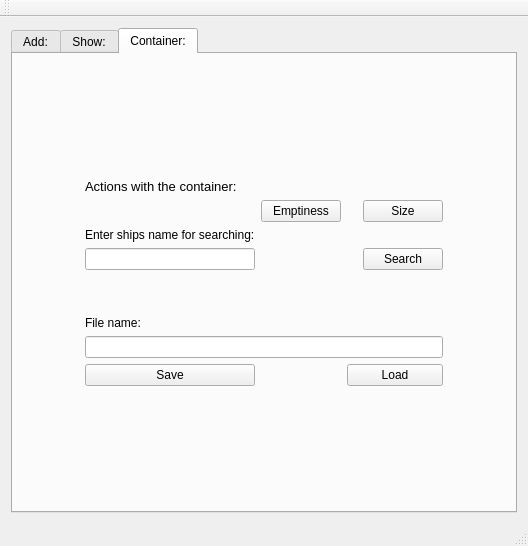
<?xml version="1.0" encoding="UTF-8"?>
<ui version="4.0">
 <class>MainWindow</class>
 <widget class="QMainWindow" name="MainWindow">
  <property name="geometry">
   <rect>
    <x>0</x>
    <y>0</y>
    <width>528</width>
    <height>546</height>
   </rect>
  </property>
  <property name="sizePolicy">
   <sizepolicy hsizetype="Expanding" vsizetype="Expanding">
    <horstretch>0</horstretch>
    <verstretch>0</verstretch>
   </sizepolicy>
  </property>
  <property name="windowTitle">
   <string>MainWindow</string>
  </property>
  <widget class="QWidget" name="centralWidget">
   <layout class="QVBoxLayout" name="verticalLayout_2">
    <item>
     <widget class="QTabWidget" name="tabWidget">
      <property name="currentIndex">
       <number>2</number>
      </property>
      <widget class="QWidget" name="tab">
       <attribute name="title">
        <string>Add:</string>
       </attribute>
       <layout class="QGridLayout" name="gridLayout_3">
        <item row="0" column="1">
         <layout class="QVBoxLayout" name="verticalLayout_6">
          <item>
           <widget class="QLabel" name="label_9">
            <property name="sizePolicy">
             <sizepolicy hsizetype="Expanding" vsizetype="Expanding">
              <horstretch>0</horstretch>
              <verstretch>0</verstretch>
             </sizepolicy>
            </property>
            <property name="font">
             <font>
              <pointsize>10</pointsize>
             </font>
            </property>
            <property name="text">
             <string>New ship:</string>
            </property>
           </widget>
          </item>
          <item>
           <widget class="QCheckBox" name="checkBox">
            <property name="text">
             <string>Add cruise ship</string>
            </property>
           </widget>
          </item>
          <item>
           <layout class="QVBoxLayout" name="verticalLayout_5">
            <item>
             <layout class="QVBoxLayout" name="verticalLayout">
              <item>
               <layout class="QHBoxLayout" name="horizontalLayout_9">
                <item>
                 <widget class="QLabel" name="label">
                  <property name="text">
                   <string>Owners name:</string>
                  </property>
                 </widget>
                </item>
                <item>
                 <widget class="QLineEdit" name="lineEdit"/>
                </item>
               </layout>
              </item>
              <item>
               <spacer name="verticalSpacer_13">
                <property name="orientation">
                 <enum>Qt::Vertical</enum>
                </property>
                <property name="sizeHint" stdset="0">
                 <size>
                  <width>20</width>
                  <height>10</height>
                 </size>
                </property>
               </spacer>
              </item>
              <item>
               <layout class="QHBoxLayout" name="horizontalLayout_6">
                <item>
                 <widget class="QLabel" name="label_2">
                  <property name="text">
                   <string>Owners surname:</string>
                  </property>
                 </widget>
                </item>
                <item>
                 <widget class="QLineEdit" name="lineEdit_2"/>
                </item>
               </layout>
              </item>
              <item>
               <spacer name="verticalSpacer_12">
                <property name="orientation">
                 <enum>Qt::Vertical</enum>
                </property>
                <property name="sizeHint" stdset="0">
                 <size>
                  <width>20</width>
                  <height>10</height>
                 </size>
                </property>
               </spacer>
              </item>
              <item>
               <layout class="QHBoxLayout" name="horizontalLayout_5">
                <item>
                 <widget class="QLabel" name="label_3">
                  <property name="text">
                   <string>Ship name</string>
                  </property>
                 </widget>
                </item>
                <item>
                 <widget class="QLineEdit" name="lineEdit_3"/>
                </item>
               </layout>
              </item>
              <item>
               <spacer name="verticalSpacer_11">
                <property name="orientation">
                 <enum>Qt::Vertical</enum>
                </property>
                <property name="sizeHint" stdset="0">
                 <size>
                  <width>20</width>
                  <height>10</height>
                 </size>
                </property>
               </spacer>
              </item>
              <item>
               <layout class="QHBoxLayout" name="horizontalLayout_4">
                <item>
                 <widget class="QLabel" name="label_4">
                  <property name="text">
                   <string>Tonnage:</string>
                  </property>
                 </widget>
                </item>
                <item>
                 <widget class="QLineEdit" name="lineEdit_4"/>
                </item>
               </layout>
              </item>
              <item>
               <spacer name="verticalSpacer_10">
                <property name="orientation">
                 <enum>Qt::Vertical</enum>
                </property>
                <property name="sizeHint" stdset="0">
                 <size>
                  <width>20</width>
                  <height>10</height>
                 </size>
                </property>
               </spacer>
              </item>
              <item>
               <layout class="QHBoxLayout" name="horizontalLayout_3">
                <item>
                 <widget class="QLabel" name="label_6">
                  <property name="text">
                   <string>Home:</string>
                  </property>
                 </widget>
                </item>
                <item>
                 <widget class="QLineEdit" name="lineEdit_6"/>
                </item>
               </layout>
              </item>
              <item>
               <spacer name="verticalSpacer_9">
                <property name="orientation">
                 <enum>Qt::Vertical</enum>
                </property>
                <property name="sizeHint" stdset="0">
                 <size>
                  <width>20</width>
                  <height>10</height>
                 </size>
                </property>
               </spacer>
              </item>
              <item>
               <layout class="QHBoxLayout" name="horizontalLayout">
                <item>
                 <widget class="QLabel" name="label_7">
                  <property name="text">
                   <string>Lineage:</string>
                  </property>
                 </widget>
                </item>
                <item>
                 <widget class="QLineEdit" name="lineEdit_10"/>
                </item>
               </layout>
              </item>
             </layout>
            </item>
            <item>
             <spacer name="verticalSpacer_8">
              <property name="orientation">
               <enum>Qt::Vertical</enum>
              </property>
              <property name="sizeHint" stdset="0">
               <size>
                <width>20</width>
                <height>10</height>
               </size>
              </property>
             </spacer>
            </item>
            <item>
             <layout class="QHBoxLayout" name="horizontalLayout_11">
              <item>
               <widget class="QLabel" name="label_5">
                <property name="text">
                 <string>Passengers:</string>
                </property>
               </widget>
              </item>
              <item>
               <widget class="QLineEdit" name="lineEdit_7"/>
              </item>
             </layout>
            </item>
            <item>
             <spacer name="verticalSpacer_7">
              <property name="orientation">
               <enum>Qt::Vertical</enum>
              </property>
              <property name="sizeHint" stdset="0">
               <size>
                <width>20</width>
                <height>10</height>
               </size>
              </property>
             </spacer>
            </item>
            <item>
             <layout class="QHBoxLayout" name="horizontalLayout_10">
              <item>
               <widget class="QLabel" name="label_8">
                <property name="text">
                 <string>Destination:</string>
                </property>
               </widget>
              </item>
              <item>
               <widget class="QLineEdit" name="lineEdit_11"/>
              </item>
             </layout>
            </item>
           </layout>
          </item>
          <item>
           <spacer name="verticalSpacer_15">
            <property name="orientation">
             <enum>Qt::Vertical</enum>
            </property>
            <property name="sizeHint" stdset="0">
             <size>
              <width>20</width>
              <height>40</height>
             </size>
            </property>
           </spacer>
          </item>
          <item>
           <widget class="QPushButton" name="pushButton">
            <property name="text">
             <string>Add</string>
            </property>
           </widget>
          </item>
         </layout>
        </item>
        <item row="0" column="0">
         <spacer name="horizontalSpacer_6">
          <property name="orientation">
           <enum>Qt::Horizontal</enum>
          </property>
          <property name="sizeHint" stdset="0">
           <size>
            <width>60</width>
            <height>20</height>
           </size>
          </property>
         </spacer>
        </item>
        <item row="0" column="2">
         <spacer name="horizontalSpacer_7">
          <property name="orientation">
           <enum>Qt::Horizontal</enum>
          </property>
          <property name="sizeHint" stdset="0">
           <size>
            <width>40</width>
            <height>20</height>
           </size>
          </property>
         </spacer>
        </item>
        <item row="2" column="1">
         <spacer name="verticalSpacer_6">
          <property name="orientation">
           <enum>Qt::Vertical</enum>
          </property>
          <property name="sizeHint" stdset="0">
           <size>
            <width>20</width>
            <height>40</height>
           </size>
          </property>
         </spacer>
        </item>
        <item row="1" column="1">
         <spacer name="verticalSpacer_14">
          <property name="orientation">
           <enum>Qt::Vertical</enum>
          </property>
          <property name="sizeHint" stdset="0">
           <size>
            <width>20</width>
            <height>40</height>
           </size>
          </property>
         </spacer>
        </item>
       </layout>
      </widget>
      <widget class="QWidget" name="tab_2">
       <attribute name="title">
        <string>Show:</string>
       </attribute>
       <layout class="QHBoxLayout" name="horizontalLayout_2">
        <item>
         <widget class="QTreeWidget" name="treeWidget">
          <property name="minimumSize">
           <size>
            <width>100</width>
            <height>50</height>
           </size>
          </property>
          <attribute name="headerVisible">
           <bool>false</bool>
          </attribute>
          <column>
           <property name="text">
            <string>Ships:</string>
           </property>
          </column>
         </widget>
        </item>
       </layout>
      </widget>
      <widget class="QWidget" name="tab_3">
       <attribute name="title">
        <string>Container:</string>
       </attribute>
       <layout class="QGridLayout" name="gridLayout_2">
        <item row="1" column="1">
         <layout class="QGridLayout" name="gridLayout">
          <item row="3" column="0">
           <widget class="QLineEdit" name="lineEdit_5"/>
          </item>
          <item row="3" column="3">
           <widget class="QPushButton" name="pushButton_3">
            <property name="text">
             <string>Search</string>
            </property>
           </widget>
          </item>
          <item row="6" column="0" colspan="4">
           <widget class="QLineEdit" name="lineEdit_8"/>
          </item>
          <item row="7" column="0">
           <widget class="QPushButton" name="pushButton_4">
            <property name="text">
             <string>Save</string>
            </property>
           </widget>
          </item>
          <item row="7" column="2" colspan="2">
           <widget class="QPushButton" name="pushButton_5">
            <property name="text">
             <string>Load</string>
            </property>
           </widget>
          </item>
          <item row="4" column="0">
           <spacer name="verticalSpacer_3">
            <property name="orientation">
             <enum>Qt::Vertical</enum>
            </property>
            <property name="sizeHint" stdset="0">
             <size>
              <width>20</width>
              <height>40</height>
             </size>
            </property>
           </spacer>
          </item>
          <item row="3" column="2">
           <spacer name="horizontalSpacer_4">
            <property name="orientation">
             <enum>Qt::Horizontal</enum>
            </property>
            <property name="sizeHint" stdset="0">
             <size>
              <width>10</width>
              <height>20</height>
             </size>
            </property>
           </spacer>
          </item>
          <item row="3" column="1">
           <spacer name="horizontalSpacer_8">
            <property name="orientation">
             <enum>Qt::Horizontal</enum>
            </property>
            <property name="sizeHint" stdset="0">
             <size>
              <width>80</width>
              <height>20</height>
             </size>
            </property>
           </spacer>
          </item>
          <item row="0" column="0" colspan="3">
           <widget class="QLabel" name="label_10">
            <property name="font">
             <font>
              <pointsize>10</pointsize>
             </font>
            </property>
            <property name="text">
             <string>Actions with the container:</string>
            </property>
           </widget>
          </item>
          <item row="2" column="0">
           <widget class="QLabel" name="label_11">
            <property name="text">
             <string>Enter ships name for searching:</string>
            </property>
           </widget>
          </item>
          <item row="1" column="0">
           <spacer name="verticalSpacer_4">
            <property name="orientation">
             <enum>Qt::Vertical</enum>
            </property>
            <property name="sizeHint" stdset="0">
             <size>
              <width>20</width>
              <height>20</height>
             </size>
            </property>
           </spacer>
          </item>
          <item row="5" column="0">
           <widget class="QLabel" name="label_12">
            <property name="text">
             <string>File name:</string>
            </property>
           </widget>
          </item>
          <item row="1" column="1">
           <widget class="QPushButton" name="pushButton_2">
            <property name="text">
             <string>Emptiness</string>
            </property>
           </widget>
          </item>
          <item row="1" column="3">
           <widget class="QPushButton" name="pushButton_6">
            <property name="text">
             <string>Size</string>
            </property>
           </widget>
          </item>
          <item row="0" column="3">
           <widget class="QLabel" name="label_13">
            <property name="text">
             <string/>
            </property>
           </widget>
          </item>
         </layout>
        </item>
        <item row="1" column="0">
         <spacer name="horizontalSpacer">
          <property name="orientation">
           <enum>Qt::Horizontal</enum>
          </property>
          <property name="sizeHint" stdset="0">
           <size>
            <width>40</width>
            <height>20</height>
           </size>
          </property>
         </spacer>
        </item>
        <item row="1" column="2">
         <spacer name="horizontalSpacer_2">
          <property name="orientation">
           <enum>Qt::Horizontal</enum>
          </property>
          <property name="sizeHint" stdset="0">
           <size>
            <width>40</width>
            <height>20</height>
           </size>
          </property>
         </spacer>
        </item>
        <item row="0" column="1">
         <spacer name="verticalSpacer">
          <property name="orientation">
           <enum>Qt::Vertical</enum>
          </property>
          <property name="sizeHint" stdset="0">
           <size>
            <width>20</width>
            <height>20</height>
           </size>
          </property>
         </spacer>
        </item>
        <item row="2" column="1">
         <spacer name="verticalSpacer_2">
          <property name="orientation">
           <enum>Qt::Vertical</enum>
          </property>
          <property name="sizeHint" stdset="0">
           <size>
            <width>20</width>
            <height>20</height>
           </size>
          </property>
         </spacer>
        </item>
       </layout>
      </widget>
     </widget>
    </item>
   </layout>
  </widget>
  <widget class="QMenuBar" name="menuBar">
   <property name="geometry">
    <rect>
     <x>0</x>
     <y>0</y>
     <width>528</width>
     <height>25</height>
    </rect>
   </property>
  </widget>
  <widget class="QToolBar" name="mainToolBar">
   <attribute name="toolBarArea">
    <enum>TopToolBarArea</enum>
   </attribute>
   <attribute name="toolBarBreak">
    <bool>false</bool>
   </attribute>
  </widget>
  <widget class="QStatusBar" name="statusBar"/>
 </widget>
 <layoutdefault spacing="6" margin="11"/>
 <resources/>
 <connections/>
</ui>
